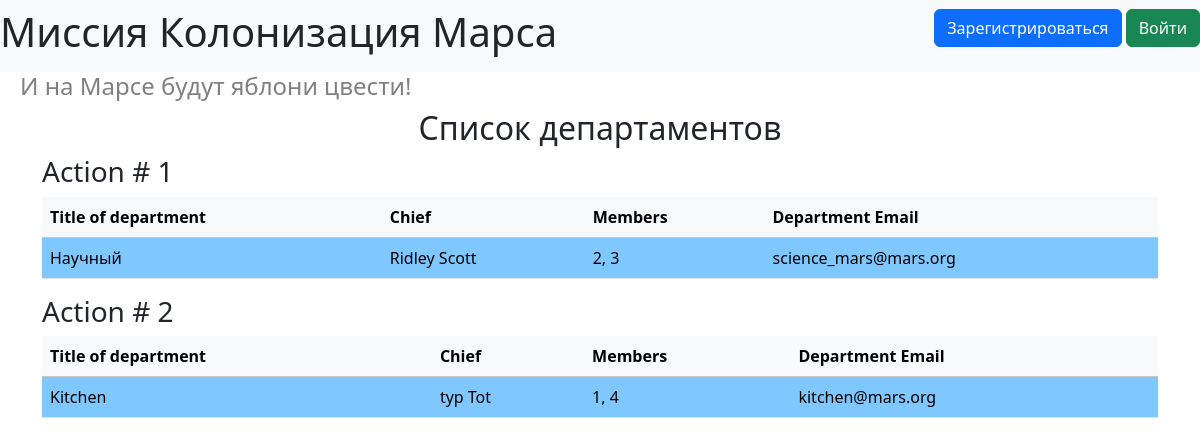
/departments, run on an earlier commit of the app's database.
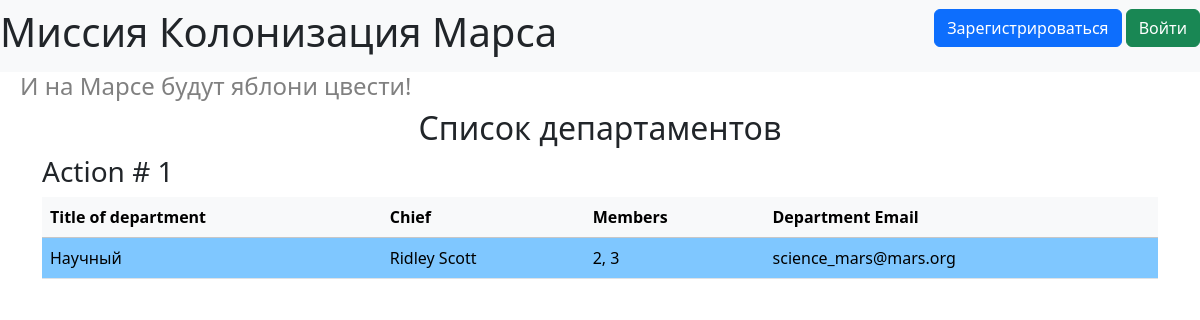
And on a later commit of the database.
### data/departments.py (models this page shows)
class Department(db_session.SqlAlchemyBase):
    __tablename__ = 'departments'
    id = sqlalchemy.Column(sqlalchemy.Integer,
                           primary_key=True, autoincrement=True)
    title = sqlalchemy.Column(sqlalchemy.String, nullable=True)
    chief = sqlalchemy.Column(sqlalchemy.Integer, sqlalchemy.ForeignKey("users.id"))
    members = sqlalchemy.Column(sqlalchemy.String, nullable=True)
    email = sqlalchemy.Column(sqlalchemy.String,
                              index=True, unique=True, nullable=True)
    user2 = orm.relationship('User')

### data/users.py (models this page shows, shortened)
class User(db_session.SqlAlchemyBase, UserMixin):
    __tablename__ = 'users'
    id = sqlalchemy.Column(sqlalchemy.Integer,
                           primary_key=True, autoincrement=True)
    surname = sqlalchemy.Column(sqlalchemy.String, nullable=True)
    name = sqlalchemy.Column(sqlalchemy.String, nullable=True)
    age = sqlalchemy.Column(sqlalchemy.Integer, nullable=True)
    position = sqlalchemy.Column(sqlalchemy.String, nullable=True)
    speciality = sqlalchemy.Column(sqlalchemy.String, nullable=True)
    address = sqlalchemy.Column(sqlalchemy.String, nullable=True)
    email = sqlalchemy.Column(sqlalchemy.String,
                              index=True, unique=True, nullable=True)
    hashed_password = sqlalchemy.Column(sqlalchemy.String, nullable=True)
    modified_date = sqlalchemy.Column(sqlalchemy.DateTime,
                                     default=datetime.datetime.now)
    jobs = orm.relationship('Job', back_populates='user')
    departments = orm.relationship('Department', back_populates='user2')

### index2.py (the view)
@app.route('/departments')
def show_departments():
    db_session.global_init("db/mars_explorer.db")
    db_sess = db_session.create_session()
    departments = db_sess.query(Department).all()
    return render_template('departments.html', title='Заготовка', departments=departments)

### data/db_session.py (called while the page is built, shortened)
def global_init(db_file):
    global __factory
    if __factory:
        return

def create_session() -> Session:
    global __factory
    return __factory()

### templates/departments.html (shortened to what this page needs)
{% extends "base.html" %}
{% block content %}
<h2 align="center">Список департаментов</h2>
{% for item in departments %}
    <h3>Action # {{ item.id }}</h3>
    <table class="table">
        <thead>
            <tr class="table-light">
                <th scope="col">Title of department</th>
                <th scope="col">Chief</th>
                <th scope="col">Members</th>
                <th scope="col">Department Email</th>
            </tr>
        </thead>
        <tbody>
            <tr>
                <td style="background-color: #7fc7ff">{{ item.title }}</td>
                <td style="background-color: #7fc7ff">{{ item.user2.name }} {{ item.user2.surname }}</td>
                <td style="background-color: #7fc7ff">{{ item.members }}</td>
                <td style="background-color: #7fc7ff">{{ item.email }}</td>
            </tr>
        </tbody>
    </table>
{% endfor %}
{% endblock %}

### templates/base.html (shortened to what this page needs)
<!DOCTYPE html>
<html lang="en">
<head>
    <link href="https://cdn.jsdelivr.net/npm/bootstrap@5.3.4/dist/css/bootstrap.min.css"
          rel="stylesheet"
>
    <link rel="stylesheet" type="text/css" href="/static/css/style2.css" />
    </head>
    <body>
        <header>
            <nav class="navbar navbar-light bg-light">
                <h1>Миссия Колонизация Марса</h1>
                {% if current_user.is_authenticated %}
                    <a class="navbar-brand" href="/logout">{{ current_user.name }}</a>
                {% else %}
                    <p>
                        <a class="btn btn-primary " href="/register">Зарегистрироваться</a>
                        <a class="btn btn-success" href="/login">Войти</a>
                    </p>
                {% endif %}
            </nav>
            <h4>И на Марсе будут яблони цвести!</h4>
        </header>
    <main role="main" class="container">
        {% block content %}{% endblock %}
    </main>
    </body>
</html>

### static/css/style2.css (style rules this page uses)
h4 { color: rgb(128, 128, 128); padding-left: 20px; }

What changed in the data, as far as the page shows it:
removed Department: id "2", title "Kitchen", user2.name "typ", user2.surname "Tot", members "1, 4", email "kitchen@mars.org"
